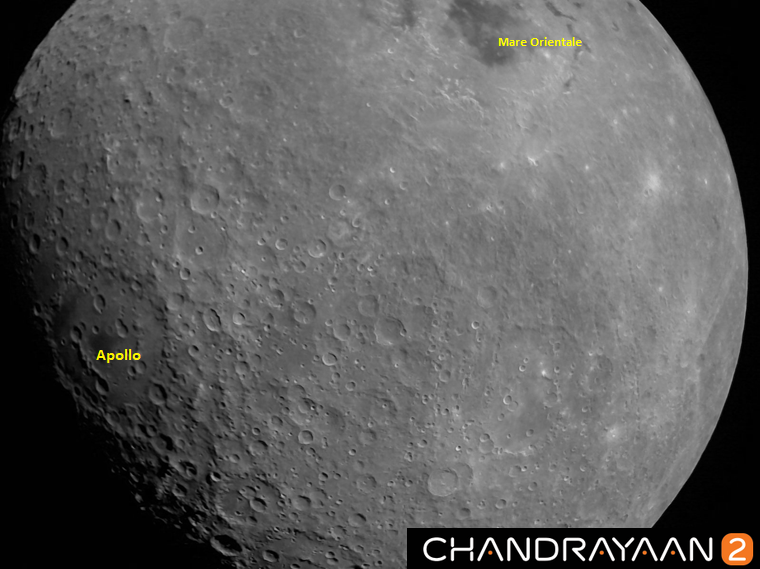
#> input picture Assignment-2/Chandrayaan2 - Q3a-inputimage.png, 760 x 569 px
$ python Q3c.py
#> lines starting #> are read from the running program, lines starting #| are printed output that depends on the picture; after the words box and inside, x2 and y2 are one past the last pixel; in counts of white or black regions, pixels touching at a corner belong together
'''
------------------------------------------------------
@Author: Kaustav Vats (kaustav16048@iiitd.ac.in)
@Roll-No: 2016048
@Date: Friday September 6th 2019 12:15:39 am
------------------------------------------------------
'''
# Assumption- If cv2.filter2D is not allowed then i would be allowed to use my own AVG filter, written in this file.

import numpy as np
from matplotlib import pyplot as plt
import cv2
import math

Image = cv2.imread("Chandrayaan2 - Q3a-inputimage.png", 0)
#> Image: shape (569, 760); min 0, max 255, mean 92.8
# Image = Image.astype(float)
print("Image.shape", Image.shape)
#| Image.shape (569, 760)
Kernel = np.ones((7, 7), dtype=np.float32) * -1
Kernel[3, 3] = 97
Kernel /= 49

def Filter(Image, kSizeX, kSizeY, Kernel):
    Result = np.zeros((Image.shape[0], Image.shape[1]))
    kCenterX = kSizeX//2
    kCenterY = kSizeY//2

    for i in range(Image.shape[0]):
        for j in range(Image.shape[1]):
            num = 0
            for k in range(kSizeX):
                for l in range(kSizeY):
                    row = i - kCenterX + k
                    col = j - kCenterY + l
                    # print(row, col)
                    if ( row >= 0 and row < Image.shape[0] and col >= 0 and col < Image.shape[1] ):
                        num += Image[row, col]*Kernel[k, l]
            Result[i, j] = num
    return Result

Output = cv2.filter2D(Image, -1, Kernel)
# Output = Filter(Image, 7, 7, Kernel)
cv2.imwrite("Output3c.png", Output)

Image2 = cv2.imread("Q3_Output.png", 0)
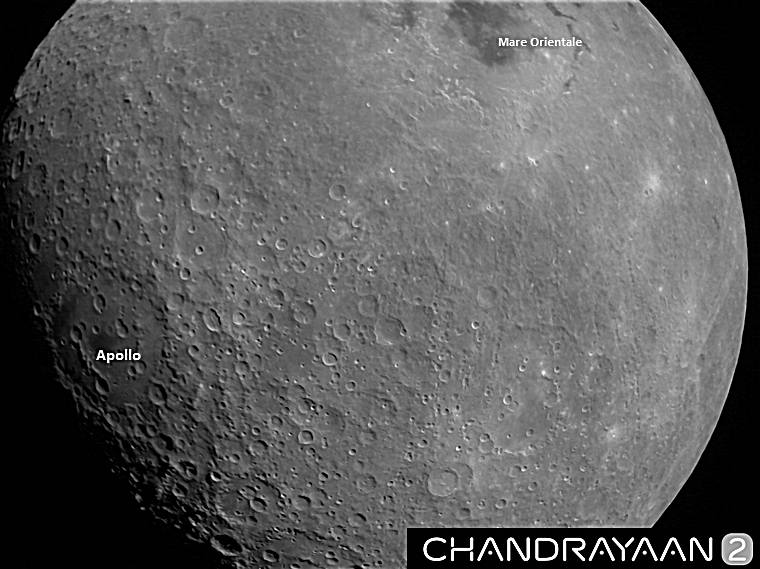
#> input picture Assignment-2/Q3_Output.png, 760 x 569 px
#> Image2 is the input picture: shape (569, 760); min 0, max 255, mean 92.9
Image2 = Image2.astype(float)
Output = Output.astype(float)

Sub = Output - Image2
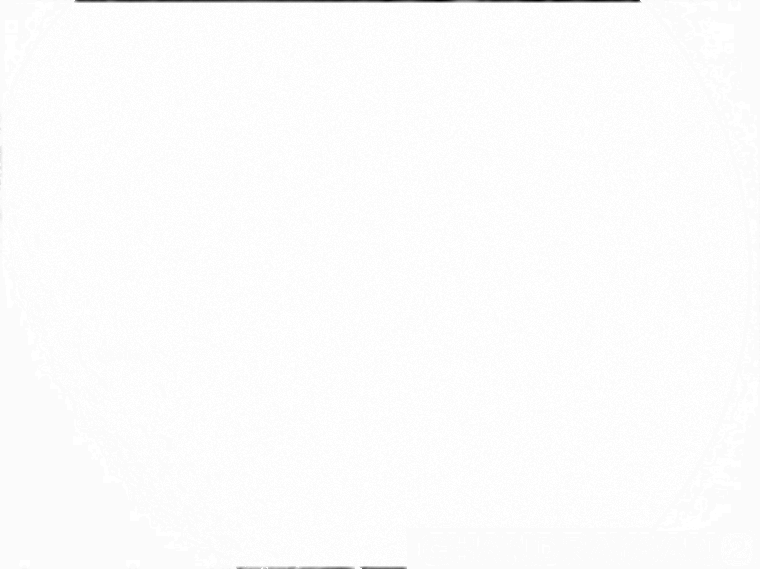
#> Sub: shape (569, 760) float64; min -63, max 1, mean 0.271; drawn with min black and max white
for i in range(Sub.shape[0]):
    for j in range(Sub.shape[1]):
        if (Sub[i, j] < 0):
            Sub[i, j] = abs(Sub[i, j])
        if (Sub[i, j] > 255):
            diff = Sub[i, j] - 255
            Sub[i, j] = 255 - diff
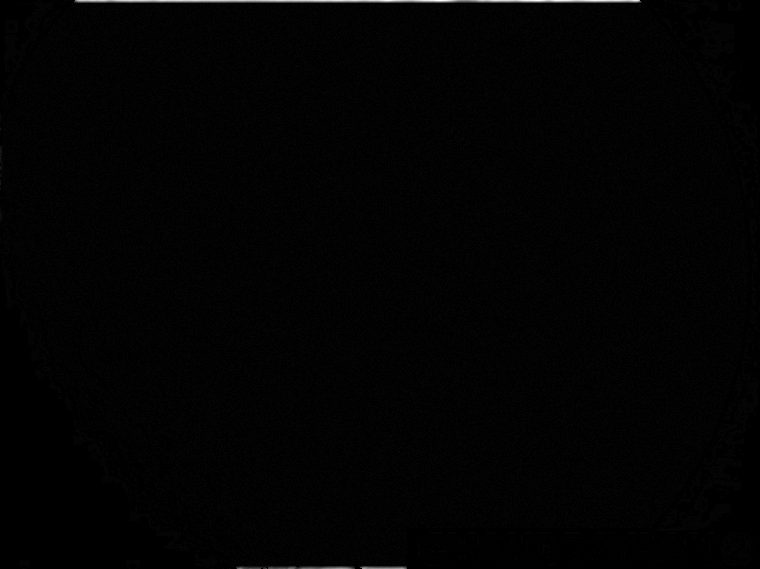
#> Sub: shape (569, 760) float64; 0.58% of pixels changed, all inside (x1, y1, x2, y2) = (0, 0, 760, 569); drawn with min black and max white

Sub = Sub.astype(np.uint8)
cv2.imwrite("Sub.png", Sub)
